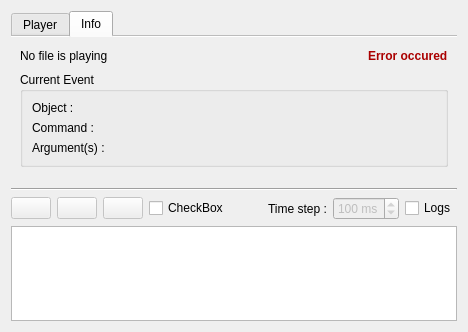
<?xml version="1.0" encoding="UTF-8"?>
<ui version="4.0">
 <class>pqPlayBackEventsDialog</class>
 <widget class="QDialog" name="pqPlayBackEventsDialog">
  <property name="windowModality">
   <enum>Qt::NonModal</enum>
  </property>
  <property name="geometry">
   <rect>
    <x>0</x>
    <y>0</y>
    <width>468</width>
    <height>332</height>
   </rect>
  </property>
  <property name="sizePolicy">
   <sizepolicy hsizetype="Preferred" vsizetype="Preferred">
    <horstretch>0</horstretch>
    <verstretch>0</verstretch>
   </sizepolicy>
  </property>
  <property name="minimumSize">
   <size>
    <width>0</width>
    <height>0</height>
   </size>
  </property>
  <property name="maximumSize">
   <size>
    <width>16777215</width>
    <height>16777215</height>
   </size>
  </property>
  <property name="windowTitle">
   <string>PlayBack Information</string>
  </property>
  <property name="sizeGripEnabled">
   <bool>false</bool>
  </property>
  <property name="modal">
   <bool>false</bool>
  </property>
  <layout class="QVBoxLayout" name="verticalLayout_4">
   <property name="sizeConstraint">
    <enum>QLayout::SetDefaultConstraint</enum>
   </property>
   <item>
    <widget class="QTabWidget" name="tabWidget">
     <property name="sizePolicy">
      <sizepolicy hsizetype="Preferred" vsizetype="Preferred">
       <horstretch>0</horstretch>
       <verstretch>0</verstretch>
      </sizepolicy>
     </property>
     <property name="minimumSize">
      <size>
       <width>0</width>
       <height>0</height>
      </size>
     </property>
     <property name="maximumSize">
      <size>
       <width>16777215</width>
       <height>16777215</height>
      </size>
     </property>
     <property name="tabPosition">
      <enum>QTabWidget::North</enum>
     </property>
     <property name="tabShape">
      <enum>QTabWidget::Rounded</enum>
     </property>
     <property name="currentIndex">
      <number>1</number>
     </property>
     <property name="iconSize">
      <size>
       <width>15</width>
       <height>16</height>
      </size>
     </property>
     <property name="elideMode">
      <enum>Qt::ElideNone</enum>
     </property>
     <property name="usesScrollButtons">
      <bool>false</bool>
     </property>
     <property name="documentMode">
      <bool>true</bool>
     </property>
     <widget class="QWidget" name="Player">
      <attribute name="icon">
       <iconset resource="Resources/QtTesting.qrc">
        <normaloff>:/Icons/timePlay.png</normaloff>:/Icons/timePlay.png</iconset>
      </attribute>
      <attribute name="title">
       <string>Player</string>
      </attribute>
      <layout class="QVBoxLayout" name="verticalLayout_2">
       <property name="sizeConstraint">
        <enum>QLayout::SetMaximumSize</enum>
       </property>
       <item>
        <widget class="QTableWidget" name="tableWidget">
         <property name="enabled">
          <bool>true</bool>
         </property>
         <property name="sizePolicy">
          <sizepolicy hsizetype="Preferred" vsizetype="Preferred">
           <horstretch>0</horstretch>
           <verstretch>0</verstretch>
          </sizepolicy>
         </property>
         <property name="minimumSize">
          <size>
           <width>0</width>
           <height>0</height>
          </size>
         </property>
         <property name="maximumSize">
          <size>
           <width>16777215</width>
           <height>16777215</height>
          </size>
         </property>
         <property name="frameShape">
          <enum>QFrame::NoFrame</enum>
         </property>
         <property name="frameShadow">
          <enum>QFrame::Sunken</enum>
         </property>
         <property name="verticalScrollBarPolicy">
          <enum>Qt::ScrollBarAsNeeded</enum>
         </property>
         <property name="tabKeyNavigation">
          <bool>true</bool>
         </property>
         <property name="alternatingRowColors">
          <bool>true</bool>
         </property>
         <property name="selectionMode">
          <enum>QAbstractItemView::NoSelection</enum>
         </property>
         <property name="gridStyle">
          <enum>Qt::NoPen</enum>
         </property>
         <property name="cornerButtonEnabled">
          <bool>false</bool>
         </property>
         <property name="columnCount">
          <number>3</number>
         </property>
         <attribute name="horizontalHeaderVisible">
          <bool>false</bool>
         </attribute>
         <attribute name="horizontalHeaderCascadingSectionResizes">
          <bool>true</bool>
         </attribute>
         <attribute name="horizontalHeaderDefaultSectionSize">
          <number>150</number>
         </attribute>
         <attribute name="horizontalHeaderHighlightSections">
          <bool>true</bool>
         </attribute>
         <attribute name="horizontalHeaderMinimumSectionSize">
          <number>15</number>
         </attribute>
         <attribute name="horizontalHeaderShowSortIndicator" stdset="0">
          <bool>false</bool>
         </attribute>
         <attribute name="horizontalHeaderStretchLastSection">
          <bool>true</bool>
         </attribute>
         <attribute name="verticalHeaderVisible">
          <bool>false</bool>
         </attribute>
         <column>
          <property name="text">
           <string/>
          </property>
         </column>
         <column>
          <property name="text">
           <string notr="true">Files</string>
          </property>
          <property name="font">
           <font>
            <italic>false</italic>
           </font>
          </property>
         </column>
         <column>
          <property name="text">
           <string>Progress</string>
          </property>
         </column>
        </widget>
       </item>
       <item>
        <layout class="QHBoxLayout" name="horizontalLayout_3">
         <item>
          <widget class="QLabel" name="playerErrorIconLabel">
           <property name="maximumSize">
            <size>
             <width>18</width>
             <height>18</height>
            </size>
           </property>
           <property name="text">
            <string/>
           </property>
           <property name="pixmap">
            <pixmap resource="Resources/QtTesting.qrc">:/Icons/clear.svg</pixmap>
           </property>
           <property name="scaledContents">
            <bool>true</bool>
           </property>
          </widget>
         </item>
         <item>
          <widget class="QLabel" name="playerErrorTextLabel">
           <property name="palette">
            <palette>
             <active>
              <colorrole role="WindowText">
               <brush brushstyle="SolidPattern">
                <color alpha="255">
                 <red>170</red>
                 <green>0</green>
                 <blue>0</blue>
                </color>
               </brush>
              </colorrole>
             </active>
             <inactive>
              <colorrole role="WindowText">
               <brush brushstyle="SolidPattern">
                <color alpha="255">
                 <red>170</red>
                 <green>0</green>
                 <blue>0</blue>
                </color>
               </brush>
              </colorrole>
             </inactive>
             <disabled>
              <colorrole role="WindowText">
               <brush brushstyle="SolidPattern">
                <color alpha="255">
                 <red>106</red>
                 <green>104</green>
                 <blue>100</blue>
                </color>
               </brush>
              </colorrole>
             </disabled>
            </palette>
           </property>
           <property name="font">
            <font>
             <weight>75</weight>
             <bold>true</bold>
            </font>
           </property>
           <property name="text">
            <string>Error occured</string>
           </property>
          </widget>
         </item>
         <item>
          <spacer name="horizontalSpacer_2">
           <property name="orientation">
            <enum>Qt::Horizontal</enum>
           </property>
           <property name="sizeHint" stdset="0">
            <size>
             <width>200</width>
             <height>20</height>
            </size>
           </property>
          </spacer>
         </item>
         <item>
          <widget class="QPushButton" name="plusButton">
           <property name="toolTip">
            <string>Add scripts to the list</string>
           </property>
           <property name="text">
            <string/>
           </property>
           <property name="icon">
            <iconset resource="Resources/QtTesting.qrc">
             <normaloff>:/Icons/plus.png</normaloff>:/Icons/plus.png</iconset>
           </property>
           <property name="iconSize">
            <size>
             <width>24</width>
             <height>24</height>
            </size>
           </property>
           <property name="flat">
            <bool>false</bool>
           </property>
          </widget>
         </item>
         <item>
          <widget class="QPushButton" name="minusButton">
           <property name="toolTip">
            <string>Remove checked scripts</string>
           </property>
           <property name="text">
            <string/>
           </property>
           <property name="icon">
            <iconset resource="Resources/QtTesting.qrc">
             <normaloff>:/Icons/minus.png</normaloff>:/Icons/minus.png</iconset>
           </property>
          </widget>
         </item>
         <item>
          <widget class="QPushButton" name="loadFileButton">
           <property name="sizePolicy">
            <sizepolicy hsizetype="Minimum" vsizetype="Fixed">
             <horstretch>0</horstretch>
             <verstretch>0</verstretch>
            </sizepolicy>
           </property>
           <property name="toolTip">
            <string>Open scripts</string>
           </property>
           <property name="text">
            <string>Open Scripts</string>
           </property>
          </widget>
         </item>
        </layout>
       </item>
      </layout>
     </widget>
     <widget class="QWidget" name="Info">
      <property name="toolTip">
       <string>Information about the current event</string>
      </property>
      <attribute name="icon">
       <iconset resource="Resources/QtTesting.qrc">
        <normaloff>:/Icons/info.png</normaloff>:/Icons/info.png</iconset>
      </attribute>
      <attribute name="title">
       <string>Info</string>
      </attribute>
      <layout class="QVBoxLayout" name="verticalLayout">
       <property name="sizeConstraint">
        <enum>QLayout::SetMaximumSize</enum>
       </property>
       <item>
        <layout class="QHBoxLayout" name="horizontalLayout">
         <property name="sizeConstraint">
          <enum>QLayout::SetDefaultConstraint</enum>
         </property>
         <item>
          <widget class="QLabel" name="currentFileLabel">
           <property name="sizePolicy">
            <sizepolicy hsizetype="Preferred" vsizetype="Maximum">
             <horstretch>0</horstretch>
             <verstretch>0</verstretch>
            </sizepolicy>
           </property>
           <property name="text">
            <string>No file is playing</string>
           </property>
          </widget>
         </item>
         <item>
          <spacer name="horizontalSpacer">
           <property name="orientation">
            <enum>Qt::Horizontal</enum>
           </property>
           <property name="sizeHint" stdset="0">
            <size>
             <width>40</width>
             <height>20</height>
            </size>
           </property>
          </spacer>
         </item>
         <item>
          <widget class="QLabel" name="infoErrorIconLabel">
           <property name="sizePolicy">
            <sizepolicy hsizetype="Fixed" vsizetype="Fixed">
             <horstretch>0</horstretch>
             <verstretch>0</verstretch>
            </sizepolicy>
           </property>
           <property name="maximumSize">
            <size>
             <width>18</width>
             <height>18</height>
            </size>
           </property>
           <property name="text">
            <string/>
           </property>
           <property name="pixmap">
            <pixmap resource="Resources/QtTesting.qrc">:/Icons/clear.svg</pixmap>
           </property>
           <property name="scaledContents">
            <bool>true</bool>
           </property>
          </widget>
         </item>
         <item>
          <widget class="QLabel" name="infoErrorTextLabel">
           <property name="palette">
            <palette>
             <active>
              <colorrole role="WindowText">
               <brush brushstyle="SolidPattern">
                <color alpha="255">
                 <red>170</red>
                 <green>0</green>
                 <blue>0</blue>
                </color>
               </brush>
              </colorrole>
              <colorrole role="Text">
               <brush brushstyle="SolidPattern">
                <color alpha="255">
                 <red>0</red>
                 <green>0</green>
                 <blue>0</blue>
                </color>
               </brush>
              </colorrole>
             </active>
             <inactive>
              <colorrole role="WindowText">
               <brush brushstyle="SolidPattern">
                <color alpha="255">
                 <red>170</red>
                 <green>0</green>
                 <blue>0</blue>
                </color>
               </brush>
              </colorrole>
              <colorrole role="Text">
               <brush brushstyle="SolidPattern">
                <color alpha="255">
                 <red>0</red>
                 <green>0</green>
                 <blue>0</blue>
                </color>
               </brush>
              </colorrole>
             </inactive>
             <disabled>
              <colorrole role="WindowText">
               <brush brushstyle="SolidPattern">
                <color alpha="255">
                 <red>106</red>
                 <green>104</green>
                 <blue>100</blue>
                </color>
               </brush>
              </colorrole>
              <colorrole role="Text">
               <brush brushstyle="SolidPattern">
                <color alpha="255">
                 <red>190</red>
                 <green>190</green>
                 <blue>190</blue>
                </color>
               </brush>
              </colorrole>
             </disabled>
            </palette>
           </property>
           <property name="font">
            <font>
             <weight>75</weight>
             <bold>true</bold>
            </font>
           </property>
           <property name="text">
            <string>Error occured</string>
           </property>
          </widget>
         </item>
        </layout>
       </item>
       <item>
        <widget class="QGroupBox" name="Data">
         <property name="enabled">
          <bool>true</bool>
         </property>
         <property name="sizePolicy">
          <sizepolicy hsizetype="Preferred" vsizetype="Maximum">
           <horstretch>0</horstretch>
           <verstretch>0</verstretch>
          </sizepolicy>
         </property>
         <property name="title">
          <string>Current Event</string>
         </property>
         <property name="flat">
          <bool>false</bool>
         </property>
         <property name="checkable">
          <bool>false</bool>
         </property>
         <property name="checked">
          <bool>false</bool>
         </property>
         <layout class="QVBoxLayout" name="verticalLayout_3">
          <property name="sizeConstraint">
           <enum>QLayout::SetNoConstraint</enum>
          </property>
          <item>
           <widget class="QLabel" name="objectLabel">
            <property name="sizePolicy">
             <sizepolicy hsizetype="Preferred" vsizetype="Maximum">
              <horstretch>0</horstretch>
              <verstretch>0</verstretch>
             </sizepolicy>
            </property>
            <property name="text">
             <string>Object :</string>
            </property>
           </widget>
          </item>
          <item>
           <widget class="QLabel" name="commandLabel">
            <property name="sizePolicy">
             <sizepolicy hsizetype="Preferred" vsizetype="Maximum">
              <horstretch>0</horstretch>
              <verstretch>0</verstretch>
             </sizepolicy>
            </property>
            <property name="text">
             <string>Command :</string>
            </property>
           </widget>
          </item>
          <item>
           <widget class="QLabel" name="argumentsLabel">
            <property name="sizePolicy">
             <sizepolicy hsizetype="Preferred" vsizetype="Maximum">
              <horstretch>0</horstretch>
              <verstretch>0</verstretch>
             </sizepolicy>
            </property>
            <property name="text">
             <string>Argument(s) :</string>
            </property>
           </widget>
          </item>
         </layout>
        </widget>
       </item>
       <item>
        <spacer name="verticalSpacer">
         <property name="orientation">
          <enum>Qt::Vertical</enum>
         </property>
         <property name="sizeHint" stdset="0">
          <size>
           <width>20</width>
           <height>0</height>
          </size>
         </property>
        </spacer>
       </item>
      </layout>
     </widget>
    </widget>
   </item>
   <item>
    <widget class="Line" name="line">
     <property name="orientation">
      <enum>Qt::Horizontal</enum>
     </property>
    </widget>
   </item>
   <item>
    <layout class="QHBoxLayout" name="horizontalLayout_2">
     <property name="sizeConstraint">
      <enum>QLayout::SetFixedSize</enum>
     </property>
     <item>
      <widget class="QPushButton" name="playPauseButton">
       <property name="enabled">
        <bool>false</bool>
       </property>
       <property name="toolTip">
        <string>Play/Pause</string>
       </property>
       <property name="text">
        <string/>
       </property>
       <property name="icon">
        <iconset resource="Resources/QtTesting.qrc">
         <normaloff>:/Icons/timePlay.png</normaloff>
         <normalon>:/Icons/pause.png</normalon>:/Icons/timePlay.png</iconset>
       </property>
       <property name="checkable">
        <bool>true</bool>
       </property>
       <property name="checked">
        <bool>false</bool>
       </property>
       <property name="autoRepeat">
        <bool>false</bool>
       </property>
       <property name="flat">
        <bool>false</bool>
       </property>
      </widget>
     </item>
     <item>
      <widget class="QPushButton" name="stepButton">
       <property name="enabled">
        <bool>false</bool>
       </property>
       <property name="toolTip">
        <string>Play step by step</string>
       </property>
       <property name="text">
        <string/>
       </property>
       <property name="icon">
        <iconset resource="Resources/QtTesting.qrc">
         <normaloff>:/Icons/frameForward.png</normaloff>:/Icons/frameForward.png</iconset>
       </property>
       <property name="checkable">
        <bool>false</bool>
       </property>
       <property name="checked">
        <bool>false</bool>
       </property>
       <property name="flat">
        <bool>false</bool>
       </property>
      </widget>
     </item>
     <item>
      <widget class="QPushButton" name="stopButton">
       <property name="enabled">
        <bool>false</bool>
       </property>
       <property name="sizePolicy">
        <sizepolicy hsizetype="Minimum" vsizetype="Fixed">
         <horstretch>0</horstretch>
         <verstretch>0</verstretch>
        </sizepolicy>
       </property>
       <property name="toolTip">
        <string>Stop</string>
       </property>
       <property name="text">
        <string/>
       </property>
       <property name="icon">
        <iconset resource="Resources/QtTesting.qrc">
         <normaloff>:/Icons/playback-stop.png</normaloff>:/Icons/playback-stop.png</iconset>
       </property>
       <property name="flat">
        <bool>false</bool>
       </property>
      </widget>
     </item>
     <item>
      <widget class="QCheckBox" name="checktest">
       <property name="text">
        <string>CheckBox</string>
       </property>
      </widget>
     </item>
     <item>
      <spacer name="horizontalSpacer_3">
       <property name="orientation">
        <enum>Qt::Horizontal</enum>
       </property>
       <property name="sizeHint" stdset="0">
        <size>
         <width>40</width>
         <height>20</height>
        </size>
       </property>
      </spacer>
     </item>
     <item>
      <widget class="QLabel" name="timeStepLabel">
       <property name="text">
        <string>Time step :</string>
       </property>
      </widget>
     </item>
     <item>
      <widget class="QSpinBox" name="timeStepSpinBox">
       <property name="enabled">
        <bool>false</bool>
       </property>
       <property name="sizePolicy">
        <sizepolicy hsizetype="Maximum" vsizetype="Fixed">
         <horstretch>0</horstretch>
         <verstretch>0</verstretch>
        </sizepolicy>
       </property>
       <property name="toolTip">
        <string>Time step between each events</string>
       </property>
       <property name="suffix">
        <string> ms</string>
       </property>
       <property name="minimum">
        <number>0</number>
       </property>
       <property name="maximum">
        <number>1000</number>
       </property>
       <property name="singleStep">
        <number>10</number>
       </property>
       <property name="value">
        <number>100</number>
       </property>
      </widget>
     </item>
     <item>
      <widget class="QCheckBox" name="checkBox">
       <property name="toolTip">
        <string>Show/Hide log browser</string>
       </property>
       <property name="text">
        <string>Logs</string>
       </property>
      </widget>
     </item>
    </layout>
   </item>
   <item>
    <widget class="QTextBrowser" name="logBrowser">
     <property name="sizePolicy">
      <sizepolicy hsizetype="Expanding" vsizetype="Preferred">
       <horstretch>0</horstretch>
       <verstretch>0</verstretch>
      </sizepolicy>
     </property>
    </widget>
   </item>
  </layout>
 </widget>
 <resources>
  <include location="Resources/QtTesting.qrc"/>
 </resources>
 <connections>
  <connection>
   <sender>checkBox</sender>
   <signal>toggled(bool)</signal>
   <receiver>logBrowser</receiver>
   <slot>setVisible(bool)</slot>
   <hints>
    <hint type="sourcelabel">
     <x>381</x>
     <y>220</y>
    </hint>
    <hint type="destinationlabel">
     <x>161</x>
     <y>270</y>
    </hint>
   </hints>
  </connection>
 </connections>
</ui>
